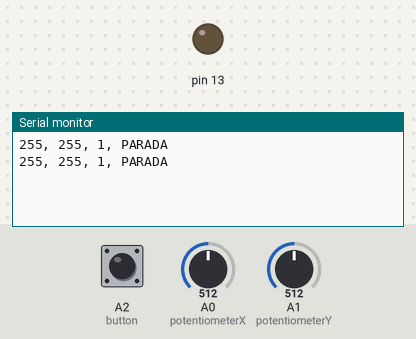
A sketch run on a simulated Arduino Uno, built with avr-gcc and run on an emulated ATmega328P. On the bench: output pins drawn as LEDs (lit = HIGH), the last lines printed to the serial monitor. The inputs (shaded band) are chosen by the test bench; at power-on: A0 (potentiometerX) = 512, A1 (potentiometerY) = 512, A2 (button) HIGH.

Above: at 1.2 s.
1.3 s: A0 (potentiometerX) set to 639
At 1.9 s:
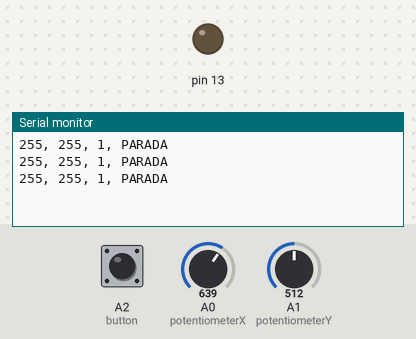
2.8 s: A0 (potentiometerX) set to 663
At 3.4 s:
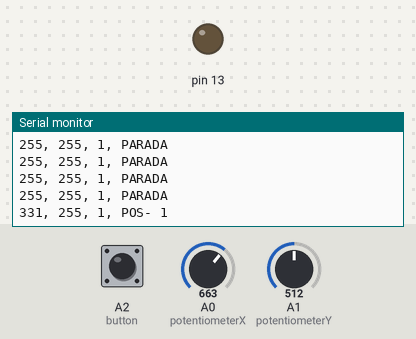

The sketch:

teste_empilhadeira_03.ino
```cpp
/*
  Congraf april 2023
  fork-lift joystck control code.
  made by Cesar Costa
*/
// variables
int potentiometerX = A0;
int potentiometerY = A1;
int button = A2;
int valueX = 0;
int valueY = 0;
int valueButton = 0;
int valueX_before = 0;
int valueY_before = 0;
int valueButton_before = 0;
unsigned long previousMillis1 = 0;
unsigned long previousMillis2 = 0;
unsigned long previousMillisTime = 0;
// constants
const long interval = 500;
const long time_to_read = 200;  // Time to updated if value change
const int sensitivity = 2;      // lower value is 1
const long value_of_half = (1023 / 2) / sensitivity;
const int tolerance_of_half = 70;  // fine tuning the tolerance in the middle

// ------------***********-------------//

void setup() {
  pinMode(potentiometerX, INPUT_PULLUP);
  pinMode(potentiometerY, INPUT_PULLUP);
  pinMode(button, INPUT_PULLUP);
  pinMode(13, OUTPUT);
  digitalWrite(13, LOW);
  // initialize serial:
  Serial.begin(9600);
}  // end setup

// ------------***********-------------//
void loop() {

  valueButton = digitalRead(button);
  valueButton_before = valueButton;

  valueX = 0;
  valueY = 0;

  // noise reduction
  for (int i = 0; i < 10; i++) {
    valueX += analogRead(potentiometerX);
    valueY += analogRead(potentiometerY);
    delay(1);
  }

  // average of read values
  valueX = valueX / 10;
  valueY = valueY / 10;

  valueX = valueX / sensitivity;
  valueY = valueY / sensitivity;

  // stabilize time between readings
  if (valueX != valueX_before) {
    if (millis() - previousMillis1 >= time_to_read) {
      previousMillis1 = millis();
      valueX_before = valueX;
    }
  } else previousMillis1 = millis();

  if (valueY != valueY_before) {
    if (millis() - previousMillis2 >= time_to_read) {
      previousMillis2 = millis();
      valueY_before = valueY;
    }
  } else previousMillis2 = millis();

  // checks if the joystick is in the middle on the axis X
  if (valueX_before >= value_of_half - tolerance_of_half && valueX_before <= value_of_half + tolerance_of_half) {
    valueX_before = value_of_half;  // adjusts the value to the center
  }

  // checks if the joystick is in the middle on the axis Y
  if (valueY_before >= value_of_half - tolerance_of_half && valueY_before <= value_of_half + tolerance_of_half) {
    valueY_before = value_of_half;  // adjusts the value to the center
  }
  //print values
  if (millis() - previousMillisTime >= interval) {
    previousMillisTime = millis();
    Serial.print(valueX_before, DEC);
    Serial.print(", ");
    Serial.print(valueY_before, DEC);
    Serial.print(", ");
    Serial.print(valueButton_before, DEC);

    if (valueX_before == value_of_half) {
      Serial.print(", ");
      Serial.print("PARADA");
    } else if (valueX_before > value_of_half && valueY_before == value_of_half) {
      Serial.print(", ");
      Serial.print("POS- 1");
    } else if (valueX_before < value_of_half && valueY_before == value_of_half) {
      Serial.print(", ");
      Serial.print("POS- 2");
    } else if (valueX_before > value_of_half && valueY_before > value_of_half) {
      Serial.print(", ");
      Serial.print("POS- 5");
    } else if (valueX_before < value_of_half && valueY_before > value_of_half) {
      Serial.print(", ");
      Serial.print("POS- 6");
    } else if (valueX_before > value_of_half && valueY_before < value_of_half) {
      Serial.print(", ");
      Serial.print("POS- 7");
    } else if (valueX_before < value_of_half && valueY_before < value_of_half) {
      Serial.print(", ");
      Serial.print("POS- 8");
    }
    if (valueButton_before == 0) Serial.print("  .  button press  . ");

    Serial.println(" ");

  }  // end if previusMillisTempo
}  // end loop
```

Measured:
- the behaviour switches between 651 and 652 on A0 (potentiometerX) (found by bisection; images 1 and 2)
- after the input at 2.8 s, the serial monitor: prints a new line after 0.21 s (image 2)
